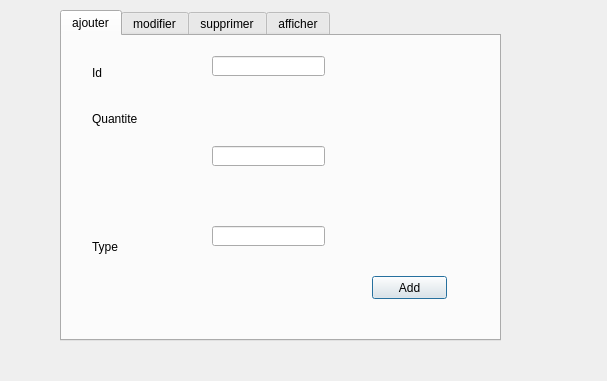
<?xml version="1.0" encoding="UTF-8"?>
<ui version="4.0">
 <class>gestionmateriel</class>
 <widget class="QDialog" name="gestionmateriel">
  <property name="geometry">
   <rect>
    <x>0</x>
    <y>0</y>
    <width>607</width>
    <height>381</height>
   </rect>
  </property>
  <property name="windowTitle">
   <string>Dialog</string>
  </property>
  <widget class="QTabWidget" name="tabWidget">
   <property name="geometry">
    <rect>
     <x>60</x>
     <y>10</y>
     <width>441</width>
     <height>331</height>
    </rect>
   </property>
   <property name="currentIndex">
    <number>0</number>
   </property>
   <widget class="QWidget" name="ajouter">
    <attribute name="title">
     <string>ajouter</string>
    </attribute>
    <widget class="QLabel" name="label">
     <property name="geometry">
      <rect>
       <x>30</x>
       <y>30</y>
       <width>47</width>
       <height>13</height>
      </rect>
     </property>
     <property name="text">
      <string>Id</string>
     </property>
    </widget>
    <widget class="QLabel" name="label_2">
     <property name="geometry">
      <rect>
       <x>30</x>
       <y>73</y>
       <width>47</width>
       <height>20</height>
      </rect>
     </property>
     <property name="text">
      <string>Quantite</string>
     </property>
    </widget>
    <widget class="QLabel" name="label_4">
     <property name="geometry">
      <rect>
       <x>30</x>
       <y>190</y>
       <width>81</width>
       <height>41</height>
      </rect>
     </property>
     <property name="text">
      <string>Type</string>
     </property>
    </widget>
    <widget class="QLineEdit" name="id_m">
     <property name="geometry">
      <rect>
       <x>150</x>
       <y>20</y>
       <width>113</width>
       <height>20</height>
      </rect>
     </property>
    </widget>
    <widget class="QLineEdit" name="qt_m">
     <property name="geometry">
      <rect>
       <x>150</x>
       <y>110</y>
       <width>113</width>
       <height>20</height>
      </rect>
     </property>
    </widget>
    <widget class="QLineEdit" name="type_m">
     <property name="geometry">
      <rect>
       <x>150</x>
       <y>190</y>
       <width>113</width>
       <height>20</height>
      </rect>
     </property>
    </widget>
    <widget class="QPushButton" name="pushButton_2">
     <property name="geometry">
      <rect>
       <x>310</x>
       <y>240</y>
       <width>75</width>
       <height>23</height>
      </rect>
     </property>
     <property name="text">
      <string>Add</string>
     </property>
    </widget>
   </widget>
   <widget class="QWidget" name="tab_2">
    <attribute name="title">
     <string>modifier</string>
    </attribute>
    <widget class="QLabel" name="label_5">
     <property name="geometry">
      <rect>
       <x>40</x>
       <y>40</y>
       <width>121</width>
       <height>16</height>
      </rect>
     </property>
     <property name="text">
      <string>Id du terraina modifier</string>
     </property>
    </widget>
    <widget class="QPushButton" name="bt_modifm">
     <property name="geometry">
      <rect>
       <x>300</x>
       <y>220</y>
       <width>75</width>
       <height>23</height>
      </rect>
     </property>
     <property name="text">
      <string>Modifer</string>
     </property>
    </widget>
    <widget class="QLabel" name="label_8">
     <property name="geometry">
      <rect>
       <x>40</x>
       <y>90</y>
       <width>111</width>
       <height>16</height>
      </rect>
     </property>
     <property name="text">
      <string>nouveau quantite</string>
     </property>
    </widget>
    <widget class="QLabel" name="label_9">
     <property name="geometry">
      <rect>
       <x>50</x>
       <y>150</y>
       <width>91</width>
       <height>16</height>
      </rect>
     </property>
     <property name="text">
      <string>Nouveau type</string>
     </property>
    </widget>
    <widget class="QLineEdit" name="id_a_modif">
     <property name="geometry">
      <rect>
       <x>180</x>
       <y>40</y>
       <width>113</width>
       <height>20</height>
      </rect>
     </property>
    </widget>
    <widget class="QLineEdit" name="nv_qt">
     <property name="geometry">
      <rect>
       <x>180</x>
       <y>90</y>
       <width>113</width>
       <height>20</height>
      </rect>
     </property>
    </widget>
    <widget class="QLineEdit" name="nv_tpe">
     <property name="geometry">
      <rect>
       <x>180</x>
       <y>150</y>
       <width>113</width>
       <height>20</height>
      </rect>
     </property>
    </widget>
   </widget>
   <widget class="QWidget" name="tab_3">
    <attribute name="title">
     <string>supprimer</string>
    </attribute>
    <widget class="QLabel" name="label_6">
     <property name="geometry">
      <rect>
       <x>40</x>
       <y>80</y>
       <width>121</width>
       <height>16</height>
      </rect>
     </property>
     <property name="text">
      <string>Id de terrain a supprimer</string>
     </property>
    </widget>
    <widget class="QLineEdit" name="id_a_supprimer">
     <property name="geometry">
      <rect>
       <x>190</x>
       <y>80</y>
       <width>113</width>
       <height>20</height>
      </rect>
     </property>
    </widget>
    <widget class="QPushButton" name="pushButton">
     <property name="geometry">
      <rect>
       <x>290</x>
       <y>200</y>
       <width>75</width>
       <height>23</height>
      </rect>
     </property>
     <property name="text">
      <string>Supprimer</string>
     </property>
    </widget>
   </widget>
   <widget class="QWidget" name="tab_4">
    <attribute name="title">
     <string>afficher</string>
    </attribute>
    <widget class="QTableView" name="tabmat">
     <property name="geometry">
      <rect>
       <x>170</x>
       <y>30</y>
       <width>256</width>
       <height>192</height>
      </rect>
     </property>
    </widget>
    <widget class="QPushButton" name="btn_refresh">
     <property name="geometry">
      <rect>
       <x>330</x>
       <y>0</y>
       <width>75</width>
       <height>23</height>
      </rect>
     </property>
     <property name="text">
      <string>Refresh</string>
     </property>
    </widget>
    <widget class="QPushButton" name="tri_nom">
     <property name="geometry">
      <rect>
       <x>20</x>
       <y>70</y>
       <width>75</width>
       <height>23</height>
      </rect>
     </property>
     <property name="text">
      <string>nom</string>
     </property>
    </widget>
    <widget class="QPushButton" name="tri_id">
     <property name="geometry">
      <rect>
       <x>20</x>
       <y>120</y>
       <width>75</width>
       <height>23</height>
      </rect>
     </property>
     <property name="text">
      <string>ID</string>
     </property>
    </widget>
    <widget class="QPushButton" name="btn_pdf">
     <property name="geometry">
      <rect>
       <x>50</x>
       <y>230</y>
       <width>75</width>
       <height>23</height>
      </rect>
     </property>
     <property name="text">
      <string>PDF</string>
     </property>
    </widget>
    <widget class="QPushButton" name="pushButton_6">
     <property name="geometry">
      <rect>
       <x>340</x>
       <y>260</y>
       <width>75</width>
       <height>23</height>
      </rect>
     </property>
     <property name="text">
      <string>search</string>
     </property>
    </widget>
    <widget class="QLabel" name="label_7">
     <property name="geometry">
      <rect>
       <x>76</x>
       <y>260</y>
       <width>91</width>
       <height>20</height>
      </rect>
     </property>
     <property name="text">
      <string>Nom a chercher</string>
     </property>
    </widget>
    <widget class="QLineEdit" name="nom_a_chercher">
     <property name="geometry">
      <rect>
       <x>190</x>
       <y>260</y>
       <width>113</width>
       <height>20</height>
      </rect>
     </property>
    </widget>
   </widget>
  </widget>
 </widget>
 <resources/>
 <connections/>
</ui>
